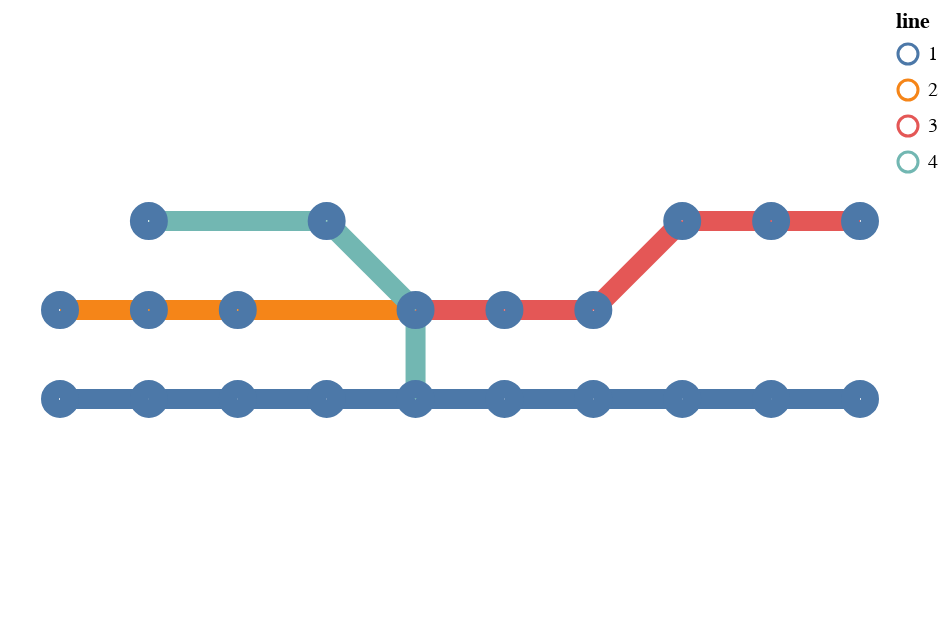

Notebook code cell kept with this figure:
### Code cell
dataset = MetroDataset(CONFIG.lines, init_nb=20)
num_nodes = dataset.cg.num_nodes()
dataset.cg.altair_graph(dataset.cg.graph, 10)

### Figure 1 — Vega-Lite specification as saved in the notebook (floating-point values rounded to 4 significant figures)
{"config": {"view": {"continuousWidth": 400, "continuousHeight": 300}}, "layer": [{"data": {"name": "data-210615a89bbb3ea6b73d5265e29649ce"}, "mark": {"type": "geoshape", "filled": false, "strokeWidth": 10}, "encoding": {"color": {"field": "line", "type": "nominal"}}}, {"data": {"name": "data-bcab4cf699acef313f5d1960b2e2e5b1"}, "mark": {"type": "geoshape", "filled": false, "strokeWidth": 10}}], "$schema": "https://vega.github.io/schema/vega-lite/v4.17.0.json", "datasets": {"data-210615a89bbb3ea6b73d5265e29649ce": [{"weight": 0.3, "line": 1, "type": "Feature", "geometry": {"type": "LineString", "coordinates": [[0.0, 0.0], [1.0, 0.0]]}}, {"weight": 0.3, "line": 1, "type": "Feature", "geometry": {"type": "LineString", "coordinates": [[1.0, 0.0], [2.0, 0.0]]}}, {"weight": 0.3, "line": 1, "type": "Feature", "geometry": {"type": "LineString", "coordinates": [[2.0, 0.0], [3.0, 0.0]]}}, {"weight": 0.3, "line": 1, "type": "Feature", "geometry": {"type": "LineString", "coordinates": [[3.0, 0.0], [4.0, 0.0]]}}, {"weight": 0.3, "line": 1, "type": "Feature", "geometry": {"type": "LineString", "coordinates": [[4.0, 0.0], [5.0, 0.0]]}}, {"weight": 0.3, "line": 4, "type": "Feature", "geometry": {"type": "LineString", "coordinates": [[4.0, 0.0], [4.0, 1.0]]}}, {"weight": 0.3, "line": 1, "type": "Feature", "geometry": {"type": "LineString", "coordinates": [[5.0, 0.0], [6.0, 0.0]]}}, {"weight": 0.3, "line": 1, "type": "Feature", "geometry": {"type": "LineString", "coordinates": [[6.0, 0.0], [7.0, 0.0]]}}, {"weight": 0.3, "line": 1, "type": "Feature", "geometry": {"type": "LineString", "coordinates": [[7.0, 0.0], [8.0, 0.0]]}}, {"weight": 0.3, "line": 1, "type": "Feature", "geometry": {"type": "LineString", "coordinates": [[8.0, 0.0], [9.0, 0.0]]}}, {"weight": 0.3, "line": 2, "type": "Feature", "geometry": {"type": "LineString", "coordinates": [[0.0, 1.0], [1.0, 1.0]]}}, {"weight": 0.3, "line": 2, "type": "Feature", "geometry": {"type": "LineString", "coordinates": [[1.0, 1.0], [2.0, 1.0]]}}, {"weight": 0.3, "line": 2, "type": "Feature", "geometry": {"type": "LineString", "coordinates": [[2.0, 1.0], [4.0, 1.0]]}}, {"weight": 0.3, "line": 3, "type": "Feature", "geometry": {"type": "LineString", "coordinates": [[4.0, 1.0], [5.0, 1.0]]}}, {"weight": 0.3, "line": 4, "type": "Feature", "geometry": {"type": "LineString", "coordinates": [[4.0, 1.0], [3.0, 2.0]]}}, {"weight": 0.3, "line": 3, "type": "Feature", "geometry": {"type": "LineString", "coordinates": [[5.0, 1.0], [6.0, 1.0]]}}, {"weight": 0.3, "line": 3, "type": "Feature", "geometry": {"type": "LineString", "coordinates": [[6.0, 1.0], [7.0, 2.0]]}}, {"weight": 0.3, "line": 3, "type": "Feature", "geometry": {"type": "LineString", "coordinates": [[7.0, 2.0], [8.0, 2.0]]}}, {"weight": 0.3, "line": 3, "type": "Feature", "geometry": {"type": "LineString", "coordinates": [[8.0, 2.0], [9.0, 2.0]]}}, {"weight": 0.3, "line": 4, "type": "Feature", "geometry": {"type": "LineString", "coordinates": [[1.0, 2.0], [3.0, 2.0]]}}], "data-bcab4cf699acef313f5d1960b2e2e5b1": [{"station": 0, "side": 0, "line": 0, "contraction": {"10": {"station": 0, "side": 1, "line": 1}, "11": {"station": 0, "side": -1, "line": 1}}, "nodeID": 0, "type": "Feature", "geometry": {"type": "Point", "coordinates": [0.0, 0.0]}}, {"station": 1, "side": 0, "line": 0, "contraction": {"12": {"station": 1, "side": 1, "line": 1}, "13": {"station": 1, "side": -1, "line": 1}}, "nodeID": 1, "type": "Feature", "geometry": {"type": "Point", "coordinates": [1.0, 0.0]}}, {"station": 2, "side": 0, "line": 0, "contraction": {"14": {"station": 2, "side": 1, "line": 1}, "15": {"station": 2, "side": -1, "line": 1}}, "nodeID": 2, "type": "Feature", "geometry": {"type": "Point", "coordinates": [2.0, 0.0]}}, {"station": 3, "side": 0, "line": 0, "contraction": {"16": {"station": 3, "side": 1, "line": 1}, "17": {"station": 3, "side": -1, "line": 1}}, "nodeID": 3, "type": "Feature", "geometry": {"type": "Point", "coordinates": [3.0, 0.0]}}, {"station": 4, "side": 0, "line": 0, "contraction": {"18": {"station": 4, "side": 1, "line": 1}, "19": {"station": 4, "side": -1, "line": 1}, "67": {"station": 4, "side": 1, "line": 4}, "68": {"station": 4, "side": -1, "line": 4}}, "nodeID": 4, "type": "Feature", "geometry": {"type": "Point", "coordinates": [4.0, 0.0]}}, {"station": 5, "side": 0, "line": 0, "contraction": {"20": {"station": 5, "side": 1, "line": 1}, "21": {"station": 5, "side": -1, "line": 1}}, "nodeID": 5, "type": "Feature", "geometry": {"type": "Point", "coordinates": [5.0, 0.0]}}, {"station": 6, "side": 0, "line": 0, "contraction": {"22": {"station": 6, "side": 1, "line": 1}, "23": {"station": 6, "side": -1, "line": 1}}, "nodeID": 6, "type": "Feature", "geometry": {"type": "Point", "coordinates": [6.0, 0.0]}}, {"station": 7, "side": 0, "line": 0, "contraction": {"24": {"station": 7, "side": 1, "line": 1}, "25": {"station": 7, "side": -1, "line": 1}}, "nodeID": 7, "type": "Feature", "geometry": {"type": "Point", "coordinates": [7.0, 0.0]}}, {"station": 8, "side": 0, "line": 0, "contraction": {"26": {"station": 8, "side": 1, "line": 1}, "27": {"station": 8, "side": -1, "line": 1}}, "nodeID": 8, "type": "Feature", "geometry": {"type": "Point", "coordinates": [8.0, 0.0]}}, {"station": 9, "side": 0, "line": 0, "contraction": {"28": {"station": 9, "side": 1, "line": 1}, "29": {"station": 9, "side": -1, "line": 1}}, "nodeID": 9, "type": "Feature", "geometry": {"type": "Point", "coordinates": [9.0, 0.0]}}, {"station": 10, "side": 0, "line": 0, "contraction": {"34": {"station": 10, "side": 1, "line": 2}, "35": {"station": 10, "side": -1, "line": 2}}, "nodeID": 10, "type": "Feature", "geometry": {"type": "Point", "coordinates": [0.0, 1.0]}}, {"station": 11, "side": 0, "line": 0, "contraction": {"36": {"station": 11, "side": 1, "line": 2}, "37": {"station": 11, "side": -1, "line": 2}}, "nodeID": 11, "type": "Feature", "geometry": {"type": "Point", "coordinates": [1.0, 1.0]}}, {"station": 12, "side": 0, "line": 0, "contraction": {"38": {"station": 12, "side": 1, "line": 2}, "39": {"station": 12, "side": -1, "line": 2}}, "nodeID": 12, "type": "Feature", "geometry": {"type": "Point", "coordinates": [2.0, 1.0]}}, {"station": 14, "side": 0, "line": 0, "contraction": {"40": {"station": 14, "side": 1, "line": 2}, "41": {"station": 14, "side": -1, "line": 2}, "47": {"station": 14, "side": 1, "line": 3}, "48": {"station": 14, "side": -1, "line": 3}, "65": {"station": 14, "side": 1, "line": 4}, "66": {"station": 14, "side": -1, "line": 4}}, "nodeID": 13, "type": "Feature", "geometry": {"type": "Point", "coordinates": [4.0, 1.0]}}, {"station": 15, "side": 0, "line": 0, "contraction": {"49": {"station": 15, "side": 1, "line": 3}, "50": {"station": 15, "side": -1, "line": 3}}, "nodeID": 14, "type": "Feature", "geometry": {"type": "Point", "coordinates": [5.0, 1.0]}}, {"station": 16, "side": 0, "line": 0, "contraction": {"51": {"station": 16, "side": 1, "line": 3}, "52": {"station": 16, "side": -1, "line": 3}}, "nodeID": 15, "type": "Feature", "geometry": {"type": "Point", "coordinates": [6.0, 1.0]}}, {"station": 27, "side": 0, "line": 0, "contraction": {"53": {"station": 27, "side": 1, "line": 3}, "54": {"station": 27, "side": -1, "line": 3}}, "nodeID": 16, "type": "Feature", "geometry": {"type": "Point", "coordinates": [7.0, 2.0]}}, {"station": 28, "side": 0, "line": 0, "contraction": {"55": {"station": 28, "side": 1, "line": 3}, "56": {"station": 28, "side": -1, "line": 3}}, "nodeID": 17, "type": "Feature", "geometry": {"type": "Point", "coordinates": [8.0, 2.0]}}, {"station": 29, "side": 0, "line": 0, "contraction": {"57": {"station": 29, "side": 1, "line": 3}, "58": {"station": 29, "side": -1, "line": 3}}, "nodeID": 18, "type": "Feature", "geometry": {"type": "Point", "coordinates": [9.0, 2.0]}}, {"station": 21, "side": 0, "line": 0, "contraction": {"61": {"station": 21, "side": 1, "line": 4}, "62": {"station": 21, "side": -1, "line": 4}}, "nodeID": 19, "type": "Feature", "geometry": {"type": "Point", "coordinates": [1.0, 2.0]}}, {"station": 23, "side": 0, "line": 0, "contraction": {"63": {"station": 23, "side": 1, "line": 4}, "64": {"station": 23, "side": -1, "line": 4}}, "nodeID": 20, "type": "Feature", "geometry": {"type": "Point", "coordinates": [3.0, 2.0]}}]}}
